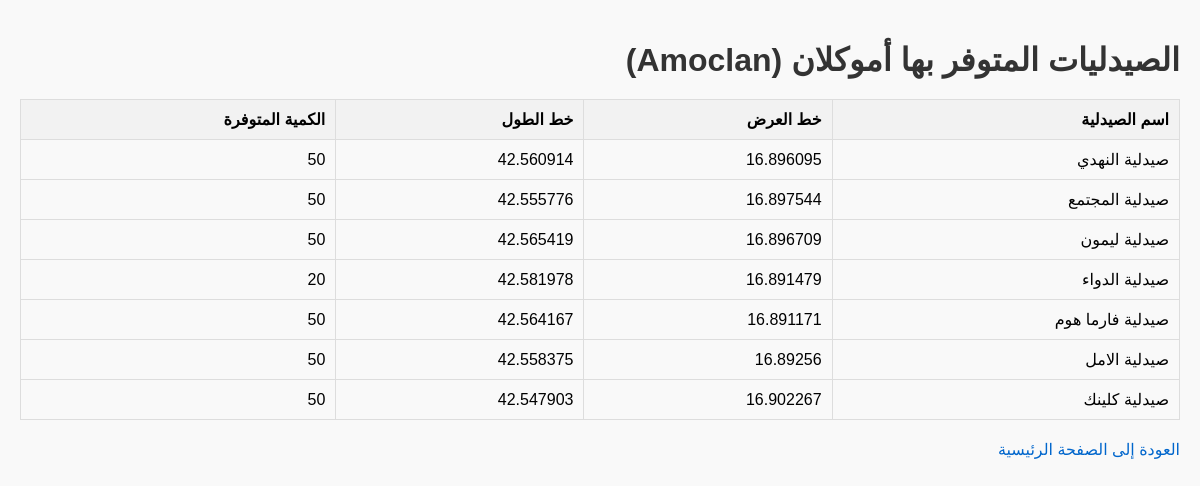
The app's page /pharmacies_with_medicine/1 with its own data.
### tables this page shows
CREATE TABLE medicines (
        medicine_id INTEGER PRIMARY KEY AUTOINCREMENT,
        name TEXT NOT NULL,
        description TEXT
    , quantity INTEGER DEFAULT 0);

CREATE TABLE pharmacy_medicines (
        pharmacy_id INTEGER,
        medicine_id INTEGER,
        quantity INTEGER DEFAULT 0,
        FOREIGN KEY (pharmacy_id) REFERENCES pharmacies (pharmacy_id),
        FOREIGN KEY (medicine_id) REFERENCES medicines (medicine_id),
        PRIMARY KEY (pharmacy_id, medicine_id)
    );

CREATE TABLE pharmacies (
        pharmacy_id INTEGER PRIMARY KEY AUTOINCREMENT,
        name TEXT NOT NULL,
        latitude REAL,
        longitude REAL
    );

### app.py (the view)
@app.route('/pharmacies_with_medicine/<int:medicine_id>')
def pharmacies_with_medicine(medicine_id):
    conn = get_db_connection()
    pharmacies = conn.execute('''
        SELECT p.pharmacy_id, p.name, p.latitude, p.longitude, pm.quantity
        FROM pharmacies p
        JOIN pharmacy_medicines pm ON p.pharmacy_id = pm.pharmacy_id
        WHERE pm.medicine_id = ? AND pm.quantity > 0
    ''', (medicine_id,)).fetchall()
    medicine = conn.execute(
        'SELECT name FROM medicines WHERE medicine_id = ?',
        (medicine_id,)
    ).fetchone()
    conn.close()
    return render_template('pharmacies_with_medicine.html', pharmacies=pharmacies, medicine=medicine)

### app.py (called while the page is built)
def get_db_connection():
    conn = sqlite3.connect('Ourproject.db')
    conn.row_factory = sqlite3.Row
    return conn

### templates/pharmacies_with_medicine.html (shortened to what this page needs)
<!DOCTYPE html>
<html lang="ar" dir="rtl">
<head>
</head>
<body>
    <h1>الصيدليات المتوفر بها {{ medicine['name'] }}</h1>
    <table>
        <thead>
            <tr>
                <th>اسم الصيدلية</th>
                <th>خط العرض</th>
                <th>خط الطول</th>
                <th>الكمية المتوفرة</th>
            </tr>
        </thead>
        <tbody>
            {% for pharmacy in pharmacies %}
            <tr>
                <td>{{ pharmacy['name'] }}</td>
                <td>{{ pharmacy['latitude'] }}</td>
                <td>{{ pharmacy['longitude'] }}</td>
                <td>{{ pharmacy['quantity'] }}</td>
            </tr>
            {% endfor %}
        </tbody>
    </table>
    <a href="{{ url_for('index') }}">العودة إلى الصفحة الرئيسية</a>
</body>
</html>

### templates/pharmacies_with_medicine.html (style rules this page uses)
body { font-family: Arial, sans-serif; margin: 0; padding: 20px; background-color: #f9f9f9; }
h1, h2 { color: #333; margin-bottom: 20px; }
table { width: 100%; border-collapse: collapse; margin-bottom: 20px; }
th, td { border: 1px solid #ddd; padding: 10px; text-align: right; }
th { background-color: #f2f2f2; }
a { color: #0066cc; text-decoration: none; font-size: 16px; }

### records on screen
medicines: name "أموكلان (Amoclan)"
pharmacy_medicines: name "صيدلية النهدي", latitude "16.896095", longitude "42.560914", quantity "50"
pharmacy_medicines: name "صيدلية المجتمع", latitude "16.897544", longitude "42.555776", quantity "50"
pharmacy_medicines: name "صيدلية ليمون", latitude "16.896709", longitude "42.565419", quantity "50"
pharmacy_medicines: name "صيدلية الدواء", latitude "16.891479", longitude "42.581978", quantity "20"
pharmacy_medicines: name "صيدلية فارما هوم", latitude "16.891171", longitude "42.564167", quantity "50"
pharmacy_medicines: name "صيدلية الامل", latitude "16.89256", longitude "42.558375", quantity "50"
pharmacy_medicines: name "صيدلية كلينك", latitude "16.902267", longitude "42.547903", quantity "50"
